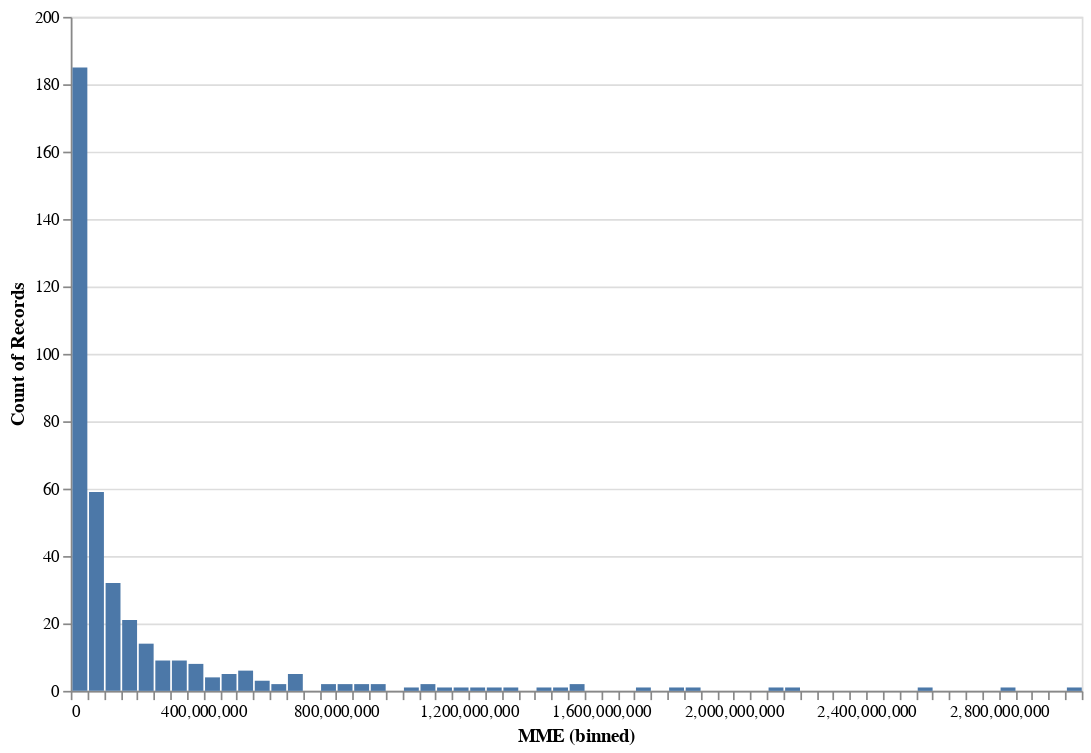

Here is the notebook cell this chart was saved with:
### Code cell
alt.Chart(fa).mark_bar().encode(
    alt.X('MME', bin=alt.Bin(maxbins=100)),
    y='count()'
).properties(
    width=600,
    height=400
)

### Figure 1 — Vega-Lite specification as saved in the notebook (floating-point values rounded to 4 significant figures; data arrays with more than 128 entries replaced by an {"elided": "..."} marker saying what was removed)
{"config": {"view": {"continuousWidth": 400, "continuousHeight": 300}}, "data": {"name": "data-a4345733a9ed29bf2d5b37c376ed91c2"}, "mark": "bar", "encoding": {"x": {"bin": {"maxbins": 100}, "field": "MME", "type": "quantitative"}, "y": {"aggregate": "count", "type": "quantitative"}}, "height": 400, "width": 600, "$schema": "https://vega.github.io/schema/vega-lite/v4.17.0.json", "datasets": {"data-a4345733a9ed29bf2d5b37c376ed91c2": {"elided": "390 records"}}}
